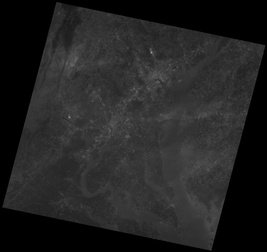
#> input picture Lab Image/landsat_down.jpeg, 267 x 252 px, shrunk from 1005 x 951 before the run, found by its file name
$ jupyter execute --allow-errors 'CSE428 Lab 2.ipynb'
#> lines starting #> are read from the running program, lines starting #| are printed output that depends on the picture; long printed decimals are rounded
<a href="https://colab.research.google.com/github/majumderarnob/BRACU_CSE428-Image_Processing/blob/main/CSE428%20Lab%202.ipynb" target="_parent"></a>

[cell 1]
import numpy as np
from skimage import exposure, io, color, img_as_float
import matplotlib.pyplot as plt

np.random.seed(1000)

[cell 2]
from google.colab import drive
drive.mount("/content/gdrive")

[cell 3]
I = np.random.rand(3,3)
print(I)
io.imshow(I,cmap='Greys_r') #imshow is use for showing image

[cell 4]
# Addition
I_add = I + 0.5
print(I_add)
io.imshow(I_add,cmap='Greys_r')

[cell 5]
# I_add[I_add>1.0] = 1.0

I_add = np.clip(I_add, 0, 1)

print(I_add)
io.imshow(I_add)
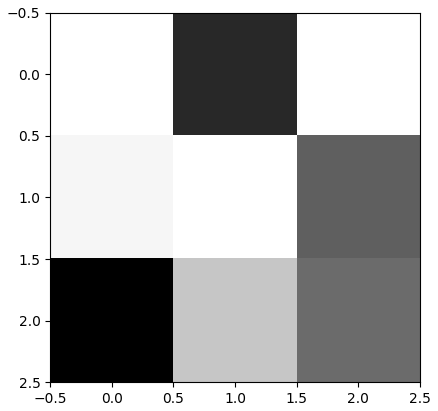
#> figure drawn by matplotlib, 1 panel

[cell 6]
plt.figure(figsize=(10,10))
plt.subplot(1,2,1)
io.imshow(I,cmap='Greys_r')
plt.title("original")

plt.subplot(1,2,2)
io.imshow(I_add,cmap='Greys_r')
plt.title("Addition by 0.5")
plt.show()

[cell 7]
#Multipicaltion
I_multiplication = I * 0.5
print(I_multiplication)
io.imshow(I_multiplication,cmap='Greys_r')

[cell 8]
# I_multiplication[I_multiplication>1.0] = 1.0

I_multiplication = np.clip(I_multiplication, 0, 1)

print(I_multiplication)
io.imshow(I_multiplication)
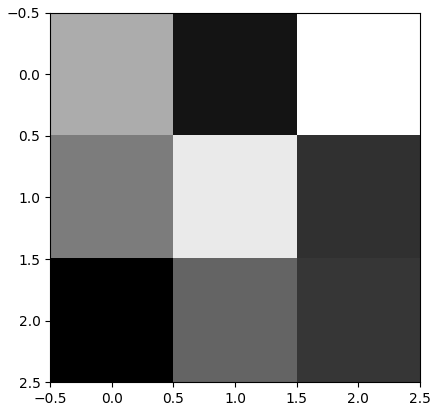
#> figure drawn by matplotlib, 1 panel

[cell 9]
plt.figure(figsize=(10,10))
plt.subplot(1,2,1)
io.imshow(I_multiplication,cmap='Greys_r')
plt.title("original")

plt.subplot(1,2,2)
io.imshow(I_multiplication,cmap='Greys_r')
plt.title("Multiplying by 0.5")
plt.show()
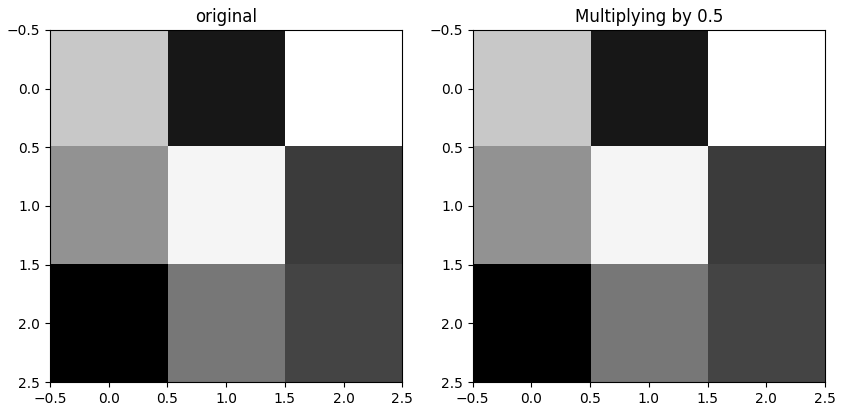
#> figure drawn by matplotlib, 2 panels

[cell 10]
I_sat = img_as_float(io.imread("/content/gdrive/MyDrive/CSE428 Lab/landsat_down.jpeg"))
#> I_sat: shape (252, 267) float64; min 0, max 0.631, mean 0.138
print(type(I_sat))
#| <class 'numpy.ndarray'>
#plt.figure(figsize=(2,2))

io.imshow(I_sat)

[cell 11]
print(f"Max Value = {np.max(I_sat)}")
#| Max Value = 0.6314
print(f"Min Value = {np.min(I_sat)}")
#| Min Value = 0.0

[cell 12]
hist, bins_hist = exposure.histogram(I_sat, nbins=256, normalize=True)
#> hist = 256 values, max 0.302 at index 0, min 0 at index 2, mean 0.00391; bins_hist = 256 values from 0.00123 to 0.63
print(np.where(hist > 1e-3))
#| (array([  0,   1,   3,   4,  47,  49,  50,  52,  54,  55,  57,  58,  60,
#|         62,  63,  65,  66,  68,  69,  71,  73,  74,  76,  77,  79,  81,
#|         82,  84,  85,  87,  89,  90,  92,  93,  95,  96,  98, 100, 101,
#|        103, 104, 106, 108, 109, 111, 112, 114, 116, 117, 119, 120, 122]),)
plt.plot(bins_hist, hist)
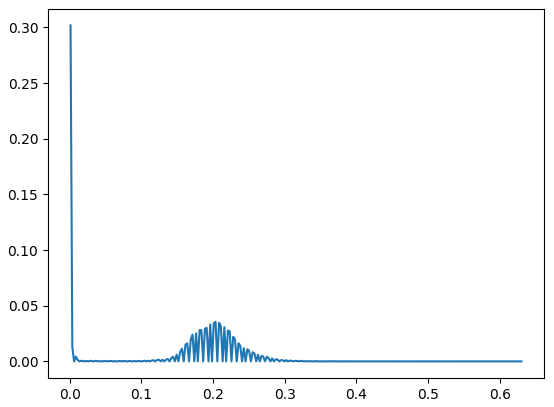
#> figure drawn by matplotlib, 1 panel; curve peaks at x = 0.00123, y = 0.302

[cell 13]
I_sat_stretched = np.clip(4*(I_sat-0.1), 0, 1)
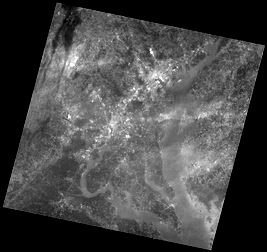
#> I_sat_stretched: shape (252, 267) float64; min 0, max 1, mean 0.281
io.imshow(I_sat_stretched)

[cell 14]
plt.figure(figsize=(10,10))
plt.subplot(1,2,1)
io.imshow(I_sat)
plt.title("original")

plt.subplot(1,2,2)
io.imshow(I_sat_stretched)
plt.title("After Contrast Stretching")
plt.show()

[cell 15]
hist_orig, bins_hist = exposure.histogram(I_sat, nbins=256, normalize=True)
#> hist_orig has the same summary as hist
hist_stretched, bins_hist = exposure.histogram(I_sat_stretched, nbins=256, normalize=True)
#> hist_stretched = 256 values, max 0.328 at index 0, min 0 at index 1, mean 0.00391; bins_hist = 256 values from 0.00195 to 0.998

plt.figure()
plt.subplot(1,2,1)
plt.plot(bins_hist, hist_orig)
plt.title("Original")

plt.subplot(1,2,2)
plt.plot(bins_hist, hist_stretched)
plt.title("After Contrast Stretching")

plt.show()
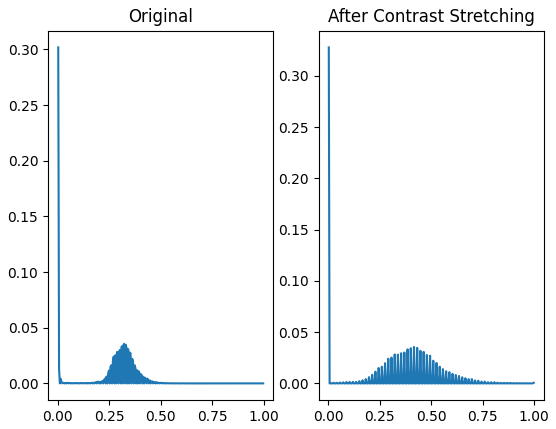
#> figure drawn by matplotlib, 2 panels; panel 1: curve peaks at x = 0.00195, y = 0.302; panel 2: curve peaks at x = 0.00195, y = 0.328

[cell 16]
I_xray = img_as_float(io.imread("/content/gdrive/MyDrive/CSE428 Lab/xray.jpeg"))
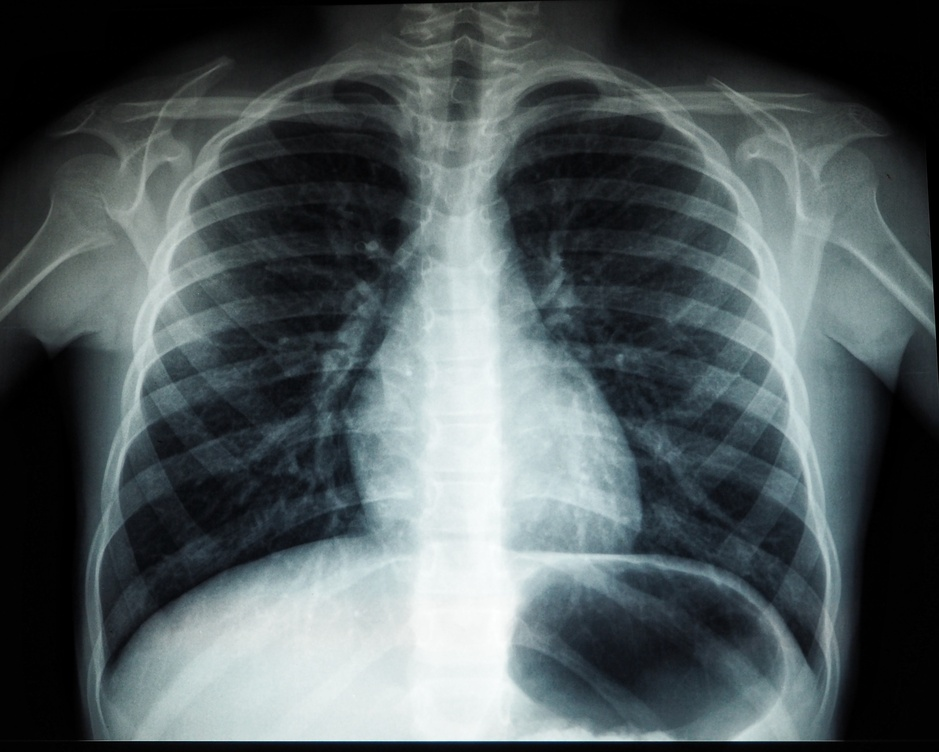
#> input picture Lab Image/xray.jpeg, 939 x 752 px, shrunk from 3537 x 2831 before the run, found by its file name
I_xray = color.rgb2gray(I_xray)
#> I_xray: shape (752, 939) float64
io.imshow(I_xray)
print(I_xray.shape)
#| (752, 939)

[cell 17]
gamma = 0.4
I_xray_enhanced = np.clip(1 * (I_xray ** gamma), 0, 1)
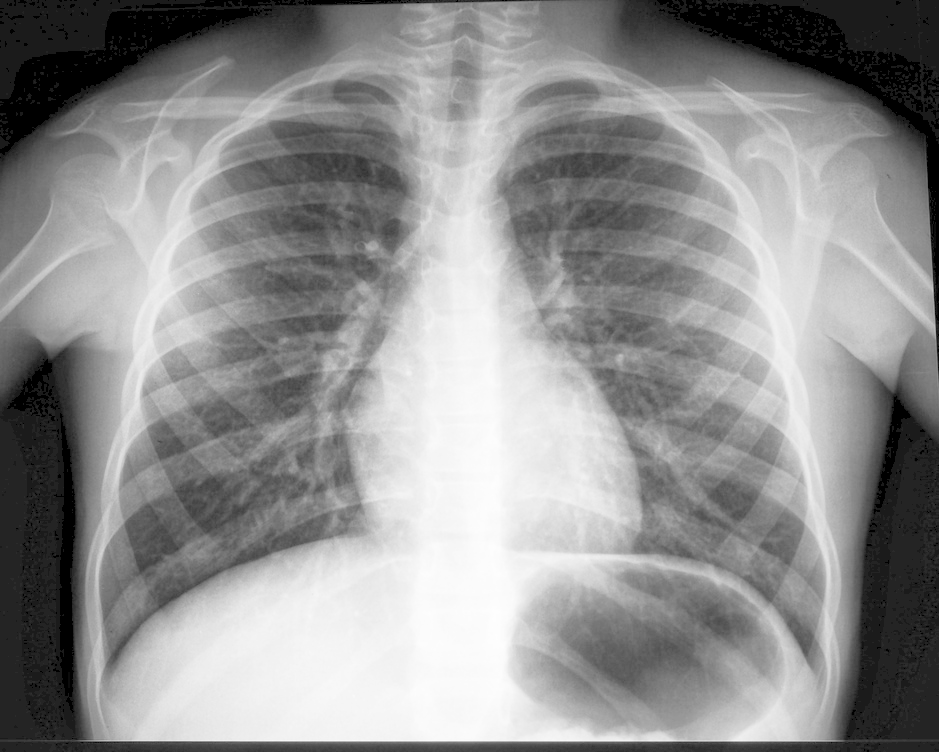
#> I_xray_enhanced: shape (752, 939) float64; min 0, max 0.999, mean 0.57
io.imshow(I_xray_enhanced)

[cell 18]
I_angiogram = img_as_float(io.imread("/content/gdrive/MyDrive/CSE428 Lab/angiogram_bw.jpeg"))
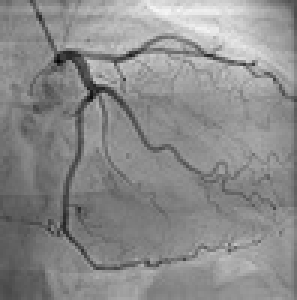
#> input picture Lab Image/angiogram_bw.jpeg, 99 x 100 px, shrunk from 374 x 376 before the run, found by its file name (shown 3 times larger)
#> I_angiogram: shape (100, 99) float64; min 0.0196, max 0.965, mean 0.544
io.imshow(I_angiogram)

[cell 19]
negative = 1 - I_angiogram
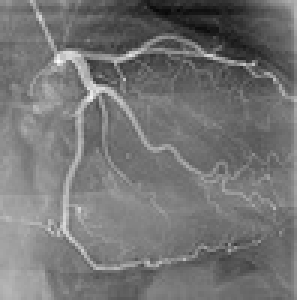
#> negative: shape (100, 99) float64 (shown 3 times larger); min 0.0353, max 0.98, mean 0.456
io.imshow(negative)

#> (a cell that did not finish here is left out)

[cell 21]
gamma = 0.5
#> gamma = 0.5
#> (the rest of this cell did not finish here and is left out)
